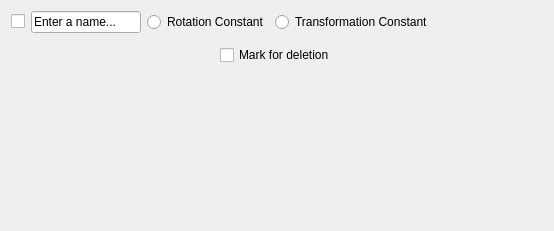
<?xml version="1.0" encoding="UTF-8"?>
<ui version="4.0">
 <class>ConstantEntryDeclaration</class>
 <widget class="QWidget" name="ConstantEntryDeclaration">
  <property name="geometry">
   <rect>
    <x>0</x>
    <y>0</y>
    <width>554</width>
    <height>231</height>
   </rect>
  </property>
  <property name="windowTitle">
   <string>Form</string>
  </property>
  <layout class="QVBoxLayout" name="verticalLayout">
   <item>
    <layout class="QHBoxLayout" name="horizontalLayout">
     <item>
      <widget class="QCheckBox" name="visibleCheckBox">
       <property name="text">
        <string/>
       </property>
      </widget>
     </item>
     <item>
      <widget class="QLineEdit" name="nameLineEdit">
       <property name="text">
        <string>Enter a name...</string>
       </property>
      </widget>
     </item>
     <item>
      <widget class="QRadioButton" name="rotationRadioButton">
       <property name="text">
        <string>Rotation Constant</string>
       </property>
      </widget>
     </item>
     <item>
      <widget class="QRadioButton" name="transformationRadioButton">
       <property name="text">
        <string>Transformation Constant</string>
       </property>
      </widget>
     </item>
     <item>
      <spacer name="horizontalSpacer">
       <property name="orientation">
        <enum>Qt::Horizontal</enum>
       </property>
       <property name="sizeHint" stdset="0">
        <size>
         <width>40</width>
         <height>20</height>
        </size>
       </property>
      </spacer>
     </item>
    </layout>
   </item>
   <item>
    <widget class="GUI::L_System::ConstantEntryInformation" name="entryInformation" native="true"/>
   </item>
   <item>
    <layout class="QHBoxLayout" name="horizontalLayout_2">
     <item>
      <spacer name="horizontalSpacer_2">
       <property name="orientation">
        <enum>Qt::Horizontal</enum>
       </property>
       <property name="sizeHint" stdset="0">
        <size>
         <width>40</width>
         <height>20</height>
        </size>
       </property>
      </spacer>
     </item>
     <item>
      <widget class="QCheckBox" name="selectCheckBox">
       <property name="text">
        <string>Mark for deletion</string>
       </property>
      </widget>
     </item>
     <item>
      <spacer name="horizontalSpacer_3">
       <property name="orientation">
        <enum>Qt::Horizontal</enum>
       </property>
       <property name="sizeHint" stdset="0">
        <size>
         <width>40</width>
         <height>20</height>
        </size>
       </property>
      </spacer>
     </item>
    </layout>
   </item>
   <item>
    <spacer name="verticalSpacer">
     <property name="orientation">
      <enum>Qt::Vertical</enum>
     </property>
     <property name="sizeHint" stdset="0">
      <size>
       <width>20</width>
       <height>40</height>
      </size>
     </property>
    </spacer>
   </item>
  </layout>
 </widget>
 <customwidgets>
  <customwidget>
   <class>GUI::L_System::ConstantEntryInformation</class>
   <extends>QWidget</extends>
   <header>GUI/L_System/Constants/ConstantEntryInformation.h</header>
   <container>1</container>
  </customwidget>
 </customwidgets>
 <resources/>
 <connections/>
</ui>
